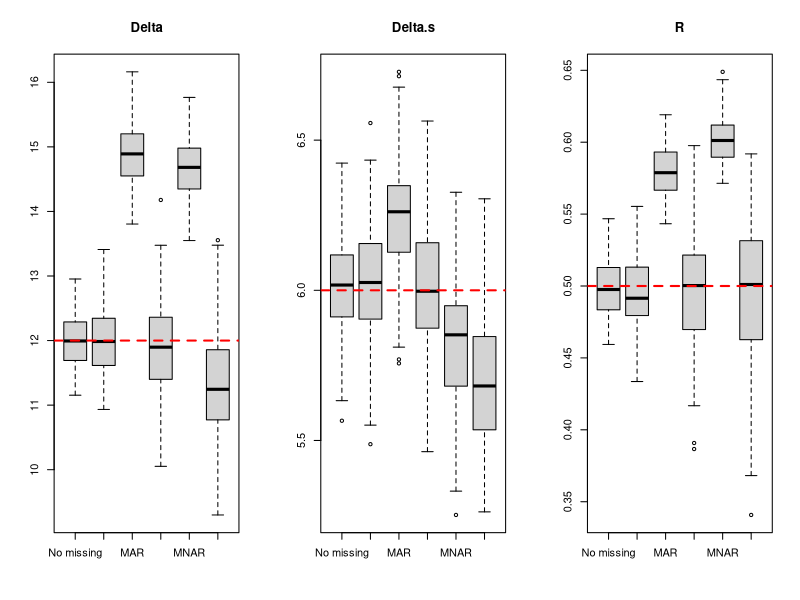
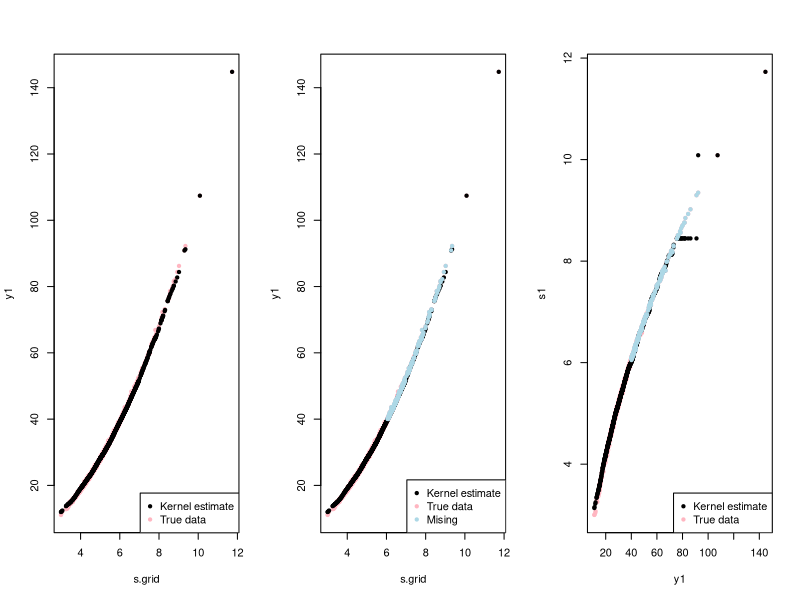

Here is the R script that generated these plots, in order:

########################################
### Missing Surrogate Idea #############
########################################

# To get things started, let's just do 1 setting where 1) the true proportion explained (R) is 0.50, and 2) the data are generated from a parametric model. We can move on to other settings after this one is working. Let's call this setting 1. 
#this maps to this paper, DOI: 10.1002/sim.6820 setting 1 described in Sectiin 5.1, with parameter values that make R=0.50. It just takes some algebra to show the truth is 0.50.

########################################
### Functions to generate data ######
########################################

gen.data = function(setting, n1, n0) {
	if(setting == 1)
	{	s1 = g.1(n1)
		y1 = f.cond.1(s1)
		s0 = g.0(n0)
		y0 = f.cond.0(s0)
		return(list("s1" = s1, "y1" = y1, "s0" = s0, "y0" = y0))
	}
	if(setting == 2)
	{
	s1 = g.1.exp(n1)
	y1 = f.cond.1.exp(s1)
	s0 = g.0.exp(n0)
	y0 = f.cond.0.exp(s0)
	return(list("s1" = s1, "y1" = y1, "s0" = s0, "y0" = y0))
	}
	if(setting==3)
	{
	s1 = g.1(n1, alpha0=-0.33333333333)
	y1 = f.cond.1(s1)
	s0 = g.0(n0, alpha0=-0.33333333333)
	y0 = f.cond.0(s0)
	return(list("s1" = s1, "y1" = y1, "s0" = s0, "y0" = y0))
	}

}
	
f.cond.1 = function(s.vector) {
	eps1 = rnorm(length(s.vector),0,3)
	y1 = 2+5*s.vector+1 + 1*s.vector + eps1
	return(y1)		
}

f.cond.0 = function(s.vector) {
	eps0 = rnorm(length(s.vector),0,3)
	y0 = 2+5*s.vector+ eps0
	return(y0)		
}

f.cond.0.exp = function(s.vector ) {
	y = 0.8*s.vector^2 + .2*exp(s.vector/5) + exp(rnorm(length(s.vector),0 ,.3))
	return(y)
}

f.cond.1.exp = function(s.vector) {
	 y = .5+s.vector^2 + .5*exp(s.vector/5) + exp(rnorm(length(s.vector),0, .3))
	return(y)		
}

g.1 = function(n, alpha0=5) { return(rnorm(n, alpha0 + 1,2))}
g.0 = function(n,alpha0=5) { return(rnorm(n, alpha0,1))}
g.1.exp = function(n) { return(exp(rnorm(n,1.7, .2)))}
g.0.exp = function(n) { return(exp(rnorm(n,1.62, .1)))}

########################################
### Function to generate the truth ####
########################################
#this function will get more complicated when the parametric models don't hold

get.true = function(setting) {
	if(setting == 1)
	{return(list("delta.s.true" = 6, "delta.true" = 12, "R.true" = 0.5))}	

	if(setting == 2)
	{data = gen.data(setting=2, n1=100000, n0=100000) 
	s1 = data$s1
	y1 = data$y1
	s0 = data$s0
	y0 = data$y0
	delta.true = mean(y1)-mean(y0)
	y1.ifs0 = f.cond.1.exp(s0)
	delta.s.true = mean(y1.ifs0) - mean(y0)
	R.true = 1-(delta.s.true/delta.true)
	return(list("delta.s.true" = delta.s.true, "delta.true" = delta.true, "R.true" = R.true))
	}
	
	if(setting == 3)
	{return(list("delta.s.true" = .66666666666666666, "delta.true" = 6.666666666666666, "R.true" = 0.9))}	

}


########################################
### Kernel function ####
########################################
# it just takes an x and pops back the kernel

kf=function(x, h){return(dnorm(x/h)/h)}

########################################
### Some examples/explanation ####
########################################
#x is measuring how far away point a is from b, h is the bandwidth. Let's say the bandwidth is 0.2. And let's say 1 is 0.1 away from b, then the weight that a gets is:
kf(0.1,0.2)
#now what if a is 0.9 away from b, that is much farther, the weight it gets is: 
kf(0.9,0.2)
#much smaller because it's so far away


######################################################################
### Kernel function but setting it up to deal with matrix/vector ####
######################################################################
#but same idea as kf above

VTM<-function(vc, dm){
	#takes vc and makes it the repeated row of a matrix, repeats it dm times
     matrix(vc, ncol=length(vc), nrow=dm, byrow=T)
    }
    
Kern.FUN <- function(zz,zi,bw) ## returns an (n x nz) matrix ##
  { 
    out = (VTM(zz,length(zi))- zi)/bw
    return(dnorm(out)/bw)
           
  }

########################################
### My functions to estimate delta.s ####
########################################

#I make this so I can use an apply function in the next function
pred.smooth <-function(zz,zi.one, bw=NULL,y1, weight=NULL) {
  	if(is.null(bw)) { bw = bw.nrd(zz)/((length(zz))^(.10))}
  	if(is.null(weight)) {weight = rep(1, length(y1))}
  	return(sum(Kern.FUN(zz,zi.one,bw=bw)*y1*(1/weight))/sum(Kern.FUN(zz,zi.one,bw=bw)*1/weight))
}


delta.s.single = function(sone,szero,yone,yzero, h.select = NULL, weight.1 = NULL, weight.0=NULL, n0.all=NULL) {
	#we can talk about the bandwidth later, this default should work ok
	if(is.null(h.select)) {h.select = bw.nrd(sone)*(length(sone)^(-0.25)) 
	}
	if(is.null(weight.1) & is.null(weight.0)){
		mu.1.s0 = sapply(szero,pred.smooth,zz=sone, bw=h.select, y1=yone)
			if(sum(is.na(mu.1.s0))>0){
  				print(paste("Note: ", sum(is.na(mu.1.s0)), " values extrapolated."))
    		c.mat = cbind(szero, mu.1.s0)
    		for(o in 1:length(mu.1.s0)) {
    			if(is.na(mu.1.s0[o])){
    				distance = abs(s0.new - s0.new[o])
    				c.temp = cbind(c.mat, distance)
    				c.temp = c.temp[!is.na(c.temp[,2]),]  #all rows where mean is not na
    				new.est = c.temp[c.temp[,3] == min(c.temp[,3]), 2]
    				mu.1.s0[o] = new.est[1]   #in case there are multiple matches
    				}
}}
		delta.s = mean(mu.1.s0) - mean(yzero)
	}
	if(!is.null(weight.1) & !is.null(weight.0)){
		mu.1.s0 = sapply(szero,pred.smooth,zz=sone, bw=h.select, y1=yone, weight=weight.1)
			if(sum(is.na(mu.1.s0))>0){
  				print(paste("Note: ", sum(is.na(mu.1.s0)), " values extrapolated."))
    		c.mat = cbind(szero, mu.1.s0)
    		for(o in 1:length(mu.1.s0)) {
    			if(is.na(mu.1.s0[o])){
    				distance = abs(s0.new - s0.new[o])
    				c.temp = cbind(c.mat, distance)
    				c.temp = c.temp[!is.na(c.temp[,2]),]  #all rows where mean is not na
    				new.est = c.temp[c.temp[,3] == min(c.temp[,3]), 2]
    				mu.1.s0[o] = new.est[1]   #in case there are multiple matches
    				}
}}
		delta.s = sum((1/weight.0)*mu.1.s0)/n0.all-sum((1/weight.0)*yzero)/n0.all
	}
	return(delta.s)
}
##########################################################
#expit function#
##########################################################
expit = function(x){
	return((exp(x))/(1+exp(x)))
}

##########################################################
#Let's do one iteration#
##########################################################

n1 = 1000
n0=1000

set.seed(1)
data = gen.data(setting=1, n1=n1, n0=n0) 

s1 = data$s1
y1 = data$y1
s0 = data$s0
y0 = data$y0


##########################################################
#observed total treatment effect#
##########################################################
delta.obs = mean(y1)-mean(y0)


##########################################################
#estimate delta.s with observed data - proposed appproach#
##########################################################
delta.s = delta.s.single(sone=s1, szero=s0, yone = y1, yzero = y0)
print(delta.s)
R= 1-delta.s/delta.obs
print(R)
#pretty good

##########################################################
#Let's do 100 iterations#
##########################################################
#only going to look at bias and ese, we can worry about SE and coverage later

set.seed(4)
reps=100
delta.obs.vec = vector(length = reps)   #holds observed delta, simple difference in mean
delta.s.vector =  vector(length = reps)   #holds delta.s 
R.vector= vector(length = reps)   #holds R 

for(i in 1:reps) {
data = gen.data(setting=1, n1=n1, n0=n0)

s1 = data$s1
y1 = data$y1
s0 = data$s0
y0 = data$y0


##########################################################
#observed total treatment effect#
##########################################################
delta.obs = mean(y1)-mean(y0)
delta.obs.vec[i] = delta.obs


##########################################################
#estimate delta.s with observed data - proposed appproach#
##########################################################
delta.s = delta.s.single(sone=s1, szero=s0, yone = y1, yzero = y0)
R= 1-delta.s/delta.obs
delta.s.vector[i] = delta.s
R.vector[i] = R
print(i)
}

#make table
truth = get.true(setting=1)
delta.s.true= truth$delta.s.true
delta.true = truth$delta.true
R.true =  truth$R.true

tab = rbind(c(delta.true,delta.s.true, R.true), c(mean(delta.obs.vec),mean(delta.s.vector), mean(R.vector)), c(mean(delta.obs.vec)-delta.true,mean(delta.s.vector)-delta.s.true, mean(R.vector)-R.true), c(sd(delta.obs.vec),sd(delta.s.vector), sd(R.vector)))
colnames(tab) = c("Delta","Delta.s","R")
rownames(tab) = c("Truth","Estimate","Bias","ESE")
tab

##########################################################
#Now I am going to add missingness, and do complete case#
##########################################################
#m1 is MCAR
#m2 is MAR
#m3 is MNAR
setting.set = 1

set.seed(4)
reps=100
delta.obs.vec = matrix(nrow = reps, ncol=6)   #holds observed delta, simple difference in mean
delta.s.vector =  matrix(nrow = reps, ncol=6)   #holds delta.s 
R.vector= matrix(nrow = reps, ncol=6)    #holds R 

for(i in 1:reps) {
data = gen.data(setting=setting.set, n1=n1, n0=n0)

s1 = data$s1
y1 = data$y1
s0 = data$s0
y0 = data$y0
m1.1 = rbinom(n1,1,0.70)
m1.0 = rbinom(n0,1,0.70)
#prob = expit(0.02*y1); mean(prob)
#prob = rep(0.7,n1)
#m2.1 = sapply(prob, function(x) rbinom(1,1,x))
#prob = expit(0.03*y0); mean(prob)
#m2.0 = sapply(prob, function(x) rbinom(1,1,x))
#prob = expit(0.15*s1); mean(prob)
#prob = rep(0.7,n1)
#m3.1 = sapply(prob, function(x) rbinom(1,1,x))
#prob = expit(0.12*s0); mean(prob)
#m3.0 = sapply(prob, function(x) rbinom(1,1,x))

m2.1 = rep(1,n1)
m2.1[y1 < median(y1)] = rbinom(sum(y1 < median(y1)),1,0.70)
m2.0 = rep(1,n0)
m2.0[y0 > median(y0)] = rbinom(sum(y0 > median(y0)),1,0.60)
m3.1 = rep(1,n1)
m3.1[s1 < median(s1)] = rbinom(sum(s1 < median(s1)),1,0.70)
m3.0 = rep(1,n0)
m3.0[s0 > median(s0)] = rbinom(sum(s0 > median(s0)),1,0.60)

#known MAR weights
w.y1 = rep(1,n1)
w.y1[y1 < median(y1)] = 0.7
w.y0 = rep(1,n0)
w.y0[y0 > median(y0)] = 0.6
w.s1 = rep(1,n1)
w.s1[s1 < median(s1)] = 0.7
w.s0 = rep(1,n0)
w.s0[s0 > median(s0)] = 0.6

##########################################################
#no missingness#
##########################################################
delta.obs.vec[i,1] = mean(y1)-mean(y0)
delta.s = delta.s.single(sone=s1, szero=s0, yone = y1, yzero = y0)
delta.s.vector[i,1] = delta.s
R.vector[i,1]= 1-delta.s.vector[i,1]/delta.obs.vec[i,1]

##########################################################
#MCAR#
##########################################################
delta.obs.vec[i,2] = mean(y1[m1.1==1])-mean(y0[m1.0==1])
delta.s = delta.s.single(sone=s1[m1.1==1], szero=s0[m1.0==1], yone = y1[m1.1==1], yzero = y0[m1.0==1])
delta.s.vector[i,2] = delta.s
R.vector[i,2]= 1-delta.s.vector[i,2]/delta.obs.vec[i,2]

##########################################################
#MAR#
##########################################################
delta.obs.vec[i,3] = mean(y1[m2.1==1])-mean(y0[m2.0==1])
delta.s = delta.s.single(sone=s1[m2.1==1], szero=s0[m2.0==1], yone = y1[m2.1==1], yzero = y0[m2.0==1])
delta.s.vector[i,3] = delta.s
R.vector[i,3]= 1-delta.s.vector[i,3]/delta.obs.vec[i,3]

##########################################################
#MAR corrected#
##########################################################
delta.obs.vec[i,4] = sum((1/w.y1[m2.1==1])*y1[m2.1==1])/length(y1)-sum((1/w.y0[m2.0==1])*y0[m2.0==1])/length(y0)
delta.s = delta.s.single(sone=s1[m2.1==1], szero=s0[m2.0==1], yone = y1[m2.1==1], yzero = y0[m2.0==1], weight.1 = w.y1[m2.1==1], weight.0 = w.y0[m2.0==1], n0.all = length(y0))
delta.s.vector[i,4] = delta.s
R.vector[i,4]= 1-delta.s.vector[i,4]/delta.obs.vec[i,4]


##########################################################
#MNAR#
##########################################################
delta.obs.vec[i,5] = mean(y1[m3.1==1])-mean(y0[m3.0==1])
delta.s = delta.s.single(sone=s1[m3.1==1], szero=s0[m3.0==1], yone = y1[m3.1==1], yzero = y0[m3.0==1])
delta.s.vector[i,5] = delta.s
R.vector[i,5]= 1-delta.s.vector[i,5]/delta.obs.vec[i,5]

##########################################################
#MNAR weighted#
##########################################################
delta.obs.vec[i,6] = sum((1/w.y1[m3.1==1])*y1[m3.1==1])/length(y1)-sum((1/w.y0[m3.0==1])*y0[m3.0==1])/length(y0)
delta.s = delta.s.single(sone=s1[m3.1==1], szero=s0[m3.0==1], yone = y1[m3.1==1], yzero = y0[m3.0==1], weight.1 = w.y1[m3.1==1], weight.0 = w.y0[m3.0==1], n0.all = length(y0))
delta.s.vector[i,6] = delta.s
R.vector[i,6]= 1-delta.s.vector[i,6]/delta.obs.vec[i,6]



print(i)
}

#make table
truth = get.true(setting=setting.set)
delta.s.true= truth$delta.s.true
delta.true = truth$delta.true
R.true =  truth$R.true

#no missing
tab.no = round(rbind(c(delta.true,delta.s.true, R.true), c(mean(delta.obs.vec[,1]),mean(delta.s.vector[,1]), mean(R.vector[,1])), c(mean(delta.obs.vec[,1])-delta.true,mean(delta.s.vector[,1])-delta.s.true, mean(R.vector[,1])-R.true), c(sd(delta.obs.vec[,1]),sd(delta.s.vector[,1]), sd(R.vector[,1]))),3)
colnames(tab.no) = c("Delta","Delta.s","R")
rownames(tab.no) = c("Truth","Estimate","Bias","ESE")
#mcar
tab.1 = round(rbind(c(delta.true,delta.s.true, R.true), c(mean(delta.obs.vec[,2]),mean(delta.s.vector[,2]), mean(R.vector[,2])), c(mean(delta.obs.vec[,2])-delta.true,mean(delta.s.vector[,2])-delta.s.true, mean(R.vector[,2])-R.true), c(sd(delta.obs.vec[,2]),sd(delta.s.vector[,2]), sd(R.vector[,2]))),3)
colnames(tab.1) = c("Delta","Delta.s","R")
rownames(tab.1) = c("Truth","Estimate","Bias","ESE")
#mar
tab.2 = round(rbind(c(delta.true,delta.s.true, R.true), c(mean(delta.obs.vec[,3]),mean(delta.s.vector[,3]), mean(R.vector[,3])), c(mean(delta.obs.vec[,3])-delta.true,mean(delta.s.vector[,3])-delta.s.true, mean(R.vector[,3])-R.true), c(sd(delta.obs.vec[,3]),sd(delta.s.vector[,3]), sd(R.vector[,3]))),3)
colnames(tab.2) = c("Delta","Delta.s","R")
rownames(tab.2) = c("Truth","Estimate","Bias","ESE")
#mar - fixed
tab.3 = round(rbind(c(delta.true,delta.s.true, R.true), c(mean(delta.obs.vec[,4]),mean(delta.s.vector[,4]), mean(R.vector[,4])), c(mean(delta.obs.vec[,4])-delta.true,mean(delta.s.vector[,4])-delta.s.true, mean(R.vector[,4])-R.true), c(sd(delta.obs.vec[,4]),sd(delta.s.vector[,4]), sd(R.vector[,4]))),3)
colnames(tab.3) = c("Delta","Delta.s","R")
rownames(tab.3) = c("Truth","Estimate","Bias","ESE")
#mnar
tab.4 = round(rbind(c(delta.true,delta.s.true, R.true), c(mean(delta.obs.vec[,5]),mean(delta.s.vector[,5]), mean(R.vector[,5])), c(mean(delta.obs.vec[,5])-delta.true,mean(delta.s.vector[,5])-delta.s.true, mean(R.vector[,5])-R.true), c(sd(delta.obs.vec[,5]),sd(delta.s.vector[,5]), sd(R.vector[,5]))),3)
colnames(tab.4) = c("Delta","Delta.s","R")
rownames(tab.4) = c("Truth","Estimate","Bias","ESE")
#mnar - weighted, not fixed
tab.5 = round(rbind(c(delta.true,delta.s.true, R.true), c(mean(delta.obs.vec[,6]),mean(delta.s.vector[,6]), mean(R.vector[,6])), c(mean(delta.obs.vec[,6])-delta.true,mean(delta.s.vector[,6])-delta.s.true, mean(R.vector[,6])-R.true), c(sd(delta.obs.vec[,6]),sd(delta.s.vector[,6]), sd(R.vector[,6]))),3)
colnames(tab.5) = c("Delta","Delta.s","R")
rownames(tab.5) = c("Truth","Estimate","Bias","ESE")
big.table = rbind(c("No missing", "",""),tab.no, c("MCAR", "",""), tab.1, c("MAR","",""), tab.2, c("MAR-weighted", "",""), tab.3, c("MNAR", "",""), tab.4, c("MNAR - weighted", "",""), tab.5)
big.table
library(quantreg)
latex.table(big.table, "sim_missingness", row.names = T, col.names = F, caption = "", dcolumn = T)


delta.obs.vec=as.data.frame(delta.obs.vec)
delta.s.vector = as.data.frame(delta.s.vector)
R.vector = as.data.frame(R.vector)
names(delta.obs.vec) = names(delta.s.vector) = names(R.vector) = c("No missing", "MCAR", "MAR","MAR-w","MNAR", "MNAR-w")
par(mfrow=c(1,3))
boxplot(delta.obs.vec, main="Delta")
abline(h=delta.true, col="red", lwd=2, lty=2) 
boxplot(delta.s.vector, main = "Delta.s")
abline(h=delta.s.true, col="red", lwd=2, lty=2) 
boxplot(R.vector, main = "R")
abline(h=R.true, col="red", lwd=2, lty=2) 

##########################################################
#Some pictures of the conditional mean thinking about extrapolating#
##########################################################

#### Let's look at this conditional mean function 
#make some data
set.seed(1)
setting.set=2
data = gen.data(setting=setting.set, n1=n1, n0=n0)

s1 = data$s1
y1 = data$y1
s0 = data$s0
y0 = data$y0

#just working with the treated group right now
#this is the s "grid" you care about, say s=s1
#plot1
s.grid=s1
mu.1.s0 = sapply(s.grid,pred.smooth,zz=s1, y1=y1)
plot(s.grid, y1, col="light pink",pch=20) #this is the true data only because s.grid=s1 
points(s.grid,mu.1.s0, pch=20)
legend("bottomright", pch=20, col = c("black","light pink"), c("Kernel estimate","True data"))
###plot 2 
s.grid=s1
mu.1.s0 = sapply(s.grid,pred.smooth,zz=s1, y1=y1)
plot(s.grid, y1, col="light pink",pch=20) #this is the true data only because s.grid=s1 
points(s.grid,mu.1.s0, pch=20)
#now let's color the ones that are missing as blue
m2.1 = rep(1,n1)
m2.1[y1>40] = 1-rbinom(sum(y1>40),1,0.80)
points(s.grid[m2.1==0],y1[m2.1==0], pch=20, col = "light blue")
legend("bottomright", pch=20, col = c("black","light pink","light blue"), c("Kernel estimate","True data", "Mising"))

#plot 3, I guess we would sort of be flipping this and trying to predict s from y, 
mu.1.s0 = sapply(y1,pred.smooth,zz=y1[m2.1==1], y1=s1[m2.1==1])
plot(y1, s1, col="light pink",pch=20) #this is the true data only because s.grid=s1 
points(y1,mu.1.s0, pch=20)
points(y1[m2.1==0],s1[m2.1==0], pch=20, col = "light blue")

legend("bottomright", pch=20, col = c("black","light pink"), c("Kernel estimate","True data"))
